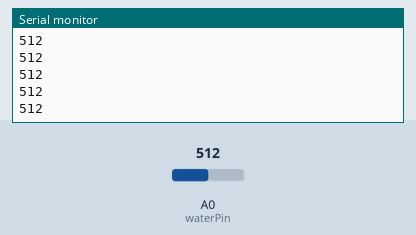
Bench run of a sketch on a simulated Arduino Uno, built with avr-gcc and run on an emulated ATmega328P. On the bench: the last lines printed to the serial monitor. The test bench sets the inputs (shaded band); at power-on: A0 (waterPin) = 512.

Above: at 1.2 s.
1.3 s: A0 (waterPin) set to 716
At 1.56 s:
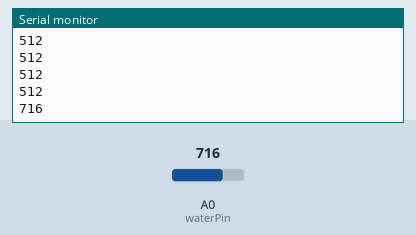
2.8 s: A0 (waterPin) set to 900
At 2.96 s:
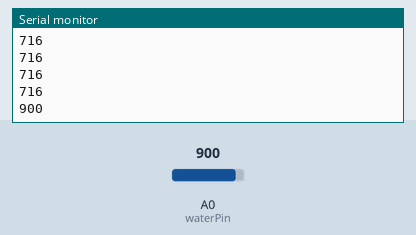
Timing chart, 0 to 5.8 s (numbered marks = the images above; inputs shaded):
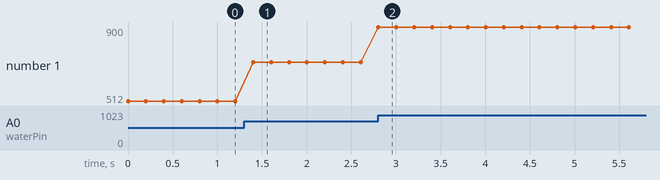

The sketch:

water-level.ino
```cpp
// Module 5 — Surveillance Kit: water level sensor.
// Module: power to 5V and GND, analog output to A0.
const int waterPin = A0;

void setup() {
  Serial.begin(9600);
}

void loop() {
  int level = analogRead(waterPin);
  Serial.println(level);
  delay(200);
}
```

Measured:
- after the input at 1.3 s, the serial monitor: prints a new line after 0.10 s (image 1)
- after the input at 2.8 s, the serial monitor: prints a new line at once (image 2)
- plotted number 1: 512 → 716 after the input at 1.3 s, 716 → 900 after the input at 2.8 s
